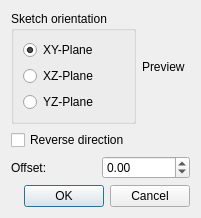
<?xml version="1.0" encoding="UTF-8"?>
<ui version="4.0">
 <class>SketcherGui::SketchOrientationDialog</class>
 <widget class="QDialog" name="SketcherGui::SketchOrientationDialog">
  <property name="geometry">
   <rect>
    <x>0</x>
    <y>0</y>
    <width>178</width>
    <height>201</height>
   </rect>
  </property>
  <property name="windowTitle">
   <string>Choose orientation</string>
  </property>
  <layout class="QGridLayout" name="gridLayout">
   <item row="0" column="0">
    <widget class="QGroupBox" name="groupBox">
     <property name="title">
      <string>Sketch orientation</string>
     </property>
     <layout class="QVBoxLayout" name="verticalLayout">
      <item>
       <widget class="QRadioButton" name="XY_radioButton">
        <property name="text">
         <string>XY-Plane</string>
        </property>
        <property name="checked">
         <bool>true</bool>
        </property>
       </widget>
      </item>
      <item>
       <widget class="QRadioButton" name="XZ_radioButton">
        <property name="text">
         <string>XZ-Plane</string>
        </property>
       </widget>
      </item>
      <item>
       <widget class="QRadioButton" name="YZ_radioButton">
        <property name="text">
         <string>YZ-Plane</string>
        </property>
       </widget>
      </item>
     </layout>
    </widget>
   </item>
   <item row="0" column="1">
    <widget class="QLabel" name="previewLabel">
     <property name="minimumSize">
      <size>
       <width>48</width>
       <height>48</height>
      </size>
     </property>
     <property name="maximumSize">
      <size>
       <width>48</width>
       <height>48</height>
      </size>
     </property>
     <property name="text">
      <string notr="true">Preview</string>
     </property>
    </widget>
   </item>
   <item row="1" column="0" colspan="2">
    <widget class="QCheckBox" name="Reverse_checkBox">
     <property name="text">
      <string>Reverse direction</string>
     </property>
    </widget>
   </item>
   <item row="2" column="0" colspan="2">
    <layout class="QHBoxLayout" name="horizontalLayout">
     <item>
      <widget class="QLabel" name="label">
       <property name="text">
        <string>Offset:</string>
       </property>
      </widget>
     </item>
     <item>
      <widget class="QDoubleSpinBox" name="Offset_doubleSpinBox">
       <property name="decimals">
        <number>2</number>
       </property>
       <property name="minimum">
        <double>-999999999.000000000000000</double>
       </property>
       <property name="maximum">
        <double>999999999.000000000000000</double>
       </property>
       <property name="singleStep">
        <double>10.000000000000000</double>
       </property>
      </widget>
     </item>
    </layout>
   </item>
   <item row="3" column="0" colspan="2">
    <widget class="QDialogButtonBox" name="buttonBox">
     <property name="orientation">
      <enum>Qt::Horizontal</enum>
     </property>
     <property name="standardButtons">
      <set>QDialogButtonBox::Cancel|QDialogButtonBox::Ok</set>
     </property>
    </widget>
   </item>
  </layout>
 </widget>
 <resources/>
 <connections>
  <connection>
   <sender>buttonBox</sender>
   <signal>accepted()</signal>
   <receiver>SketcherGui::SketchOrientationDialog</receiver>
   <slot>accept()</slot>
   <hints>
    <hint type="sourcelabel">
     <x>248</x>
     <y>254</y>
    </hint>
    <hint type="destinationlabel">
     <x>157</x>
     <y>274</y>
    </hint>
   </hints>
  </connection>
  <connection>
   <sender>buttonBox</sender>
   <signal>rejected()</signal>
   <receiver>SketcherGui::SketchOrientationDialog</receiver>
   <slot>reject()</slot>
   <hints>
    <hint type="sourcelabel">
     <x>316</x>
     <y>260</y>
    </hint>
    <hint type="destinationlabel">
     <x>286</x>
     <y>274</y>
    </hint>
   </hints>
  </connection>
 </connections>
</ui>
